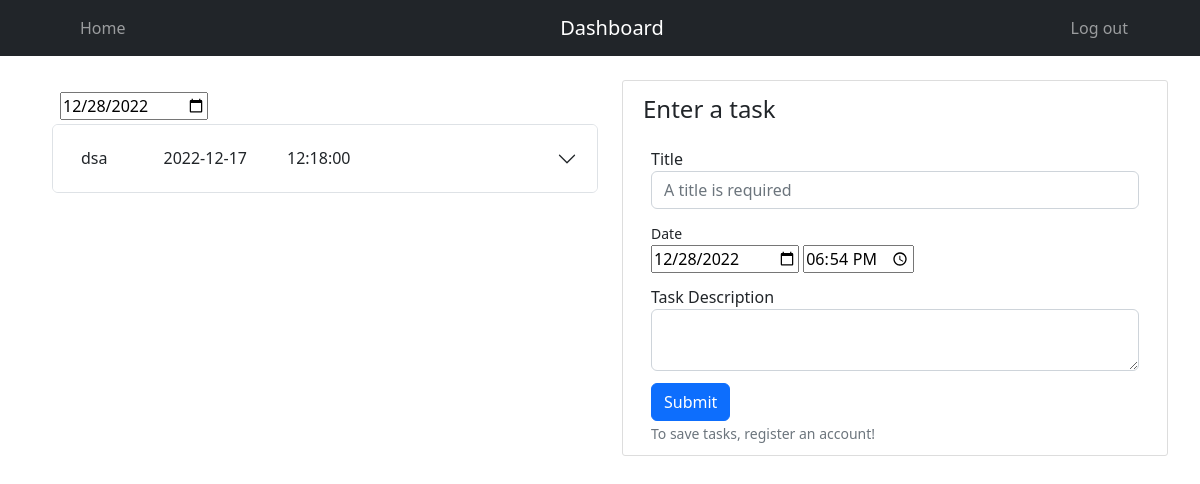
Page /home (signed in) on the earlier database version.
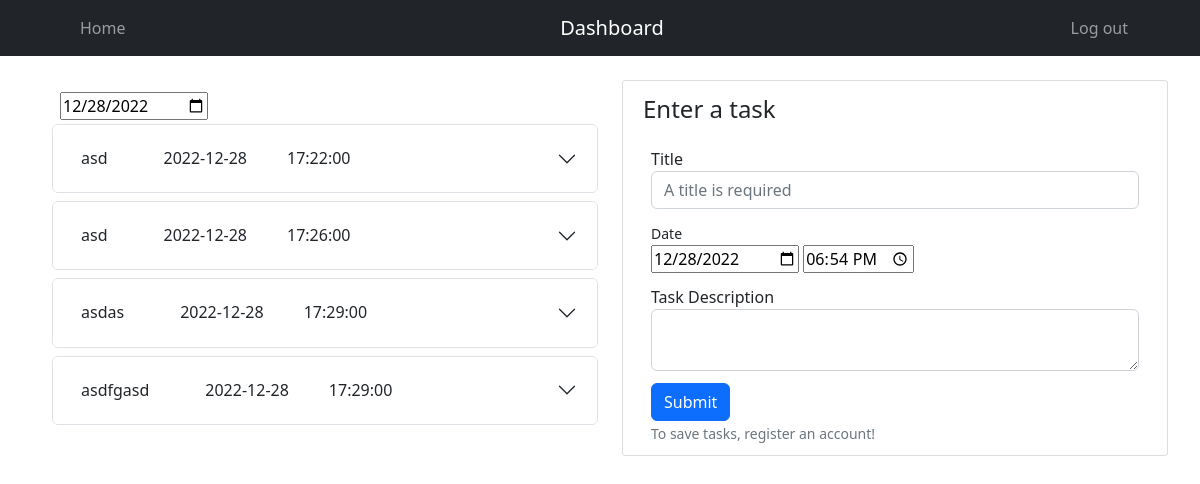
Same page on the later database version.
### dash/models.py (models this page shows, shortened)
class Task(db.Model, UserMixin):
    id = db.Column(db.Integer, primary_key=True)
    title = db.Column(db.String(30), nullable=False)
    date = db.Column(db.DateTime, nullable=False)
    content = db.Column(db.Text, nullable=True)
    user_id = db.Column(db.Integer, db.ForeignKey('user.id'), nullable=False)

### dash/routes.py (the view)
@app.route("/home", methods=['GET', 'POST'])
def home():
    form = TaskForm()
    if current_user.is_authenticated:
        tasks = Task.query.filter_by(user_id=current_user.id)
        return render_template('home.html', title='Home', form=form, tasks=tasks)
    return render_template('home.html', title='Home', form=form)

### dash/forms.py
class TaskForm(FlaskForm):
    title = StringField('Title', validators=[DataRequired(), Length(min=2, max=40)])
    date = DateField('Date', validators=[DataRequired()], format='%Y-%m-%d', default=dt.now())
    time = TimeField('Time', validators=[DataRequired()], default=dt.now())
    contents = TextAreaField('Task Description', validators=[Length(max=120)])

### dash/models.py (called while the page is built)
@login_manager.user_loader
def load_user(user_id):
    return User.query.get(int(user_id))

### dash/templates/home.html (shortened to what this page needs)
{% extends 'base.html' %}
{% block contents %}
<div class="container mt-4">
    <div class="row">
        <div class="col">
            <div class="form-group mb-1">
                <div>
                    {{ form.date }}
                </div>
            </div>
            {% for task in tasks %}
            <div class="accordion mb-2" id="accordion">
                <div class="accordion-item">
                    <h2 class="accordion-header" id="heading{{ loop.index }}">
                        <button class="accordion-button collapsed" type="button" data-bs-toggle="collapse" data-bs-target="#A{{ loop.index }}" aria-expanded="true" aria-controls="A{{ loop.index }}">
                            <div class="d-flex">
                                <div class="mr-auto p-2 me-3">{{ task.title }}</div>
                                <div class="p-2 ms-4">{{ task.date.date() }}</div>
                                <div class="p-2 ms-4">{{ task.date.time() }}</div>
                            </div>
                        </button>
                    </h2>
                </div>
            </div>
            {% endfor %}
        </div>
        <div class="col">
            <div class="form-contents">
                <form method="POST" action="{{ url_for('create_task') }}">
                    <legend>Enter a task</legend>
                    <div class="form-group">
                        {{ form.title.label (class="form-control-label")}}
                        {% if form.title.errors %}
                            {{ form.title (class="form-control is-invalid") }}
                            <div class="invalid-feedback">
                                {% for error in form.title.errors %}
                                    <span>{{ error }}</span>
                                {% endfor %}
                            </div>
                        {% else %}
                            {{ form.title (class="form-control", placeholder="A title is required") }}
                        {% endif %}
                    </div>
                    <div class="form-group">
                        <div>
                            <small>{{ form.date.label (class="form-control-label")}}</small>
                        </div>
                        <div>
                            {{ form.date }}
                            {{ form.time }}
                        </div>
                    </div>
                    <div class="form-group">
                        {{ form.contents.label (class="form-control-label")}}
                        {% if form.contents.errors %}
                            {{ form.contents (class="form-control is-invalid") }}
                            <div class="invalid-feedback">
                                {% for error in form.contents.errors %}
                                    <span>{{ error }}</span>
                                {% endfor %}
                            </div>
                        {% else %}
                            {{ form.contents (class="form-control") }}
                        {% endif %}
                    </div>
                    <div class="form-group">
                        <button type="submit" class="btn btn-primary">Submit</button>
                    </div>
                    <small class="form-text text-muted ms-2">
                        To save tasks, register an account!
                    </small>
                </form>
            </div>
        </div>
    </div>
</div>
{% endblock contents %}

### dash/templates/base.html (shortened to what this page needs)
<!DOCTYPE html>
<html lang="en">
<head>
    <link rel="stylesheet" href="https://cdn.jsdelivr.net/npm/bootstrap-icons@1.10.2/font/bootstrap-icons.css">
    <link href="https://cdn.jsdelivr.net/npm/bootstrap@5.2.2/dist/css/bootstrap.min.css" rel="stylesheet">
    <link rel="stylesheet" type="text/css" href="{{ url_for('static', filename='style.css')}}">
</head>
<body>
    <nav class="navbar navbar-expand-md navbar-dark bg-dark">
        <div class="container-fluid">
            <div class="navbar-collapse collapse w-100 order-1 order-md-0 dual-collapse2">
                <ul class="navbar-nav me-auto">
                    <li class="nav-item">
                        <a class="nav-link" href="{{ url_for('home')}}">Home</a>
                    </li>
                </ul>
            </div>
            <div class="mx-auto order-0">
                <a class="navbar-brand mx-auto" href="#">Dashboard</a>
            </div>
            <div class="navbar-collapse collapse w-100 order-2 dual-collapse2">
                <ul class="navbar-nav ms-auto">
                    {% if current_user.is_authenticated %}
                        <li class="nav-item px-3">
                            <a class="nav-link" href="{{ url_for('logout')}}">Log out</a>
                        </li>
                    {% endif %}
                </ul>
            </div>
        </div>
    </nav>
    {% block contents %}{% endblock %}
</body>
</html>

### dash/static/style.css (style rules this page uses)
.navbar { padding-left: 5%; padding-right: 3%; }
.form-contents { background: #ffffff; padding: 10px 20px; border: 1px solid #dddddd; border-radius: 3px; }
.form-group { padding-top: 12px; margin-left: 8px; margin-right: 8px; }
.container { margin-left: 40px; }

Differences in the rows shown:
removed Task: title "dsa", date "2022-12-17", date.time "12:18:00"
added Task: title "asd", date "2022-12-28", date.time "17:22:00"
added Task: title "asd", date "2022-12-28", date.time "17:26:00"
added Task: title "asdas", date "2022-12-28", date.time "17:29:00"
added Task: title "asdfgasd", date "2022-12-28", date.time "17:29:00"
